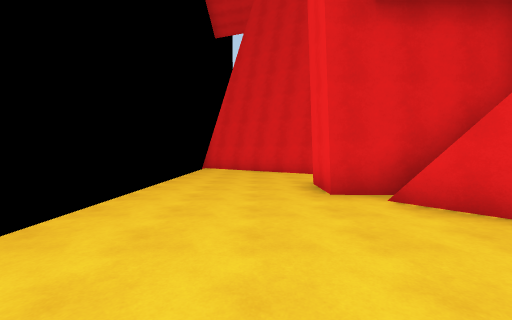
view 1 (above)

12 first-person views from a walk through a 3-D level made in the Unity game engine. The camera is 1.5 m above the floor, tilts 2° down and sees 90° across. The floor is counted in squares, 2 m on a side. Each view is taken from the middle of a square. On the plan, view 1 faces up. The plan holds only what a view shows up to about 9 squares ahead; the rest is blank. The place goes on beyond the plan.

view 2
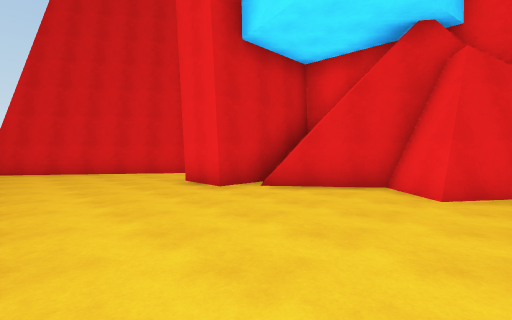

view 3
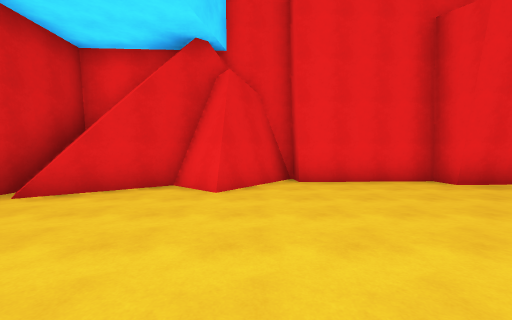

view 4
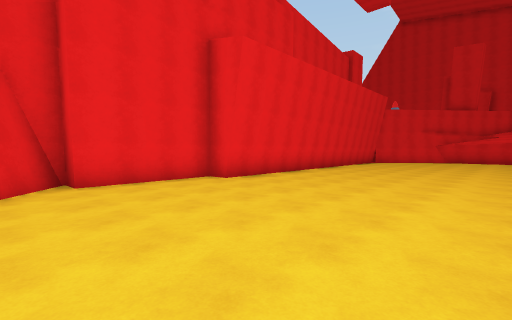

view 5
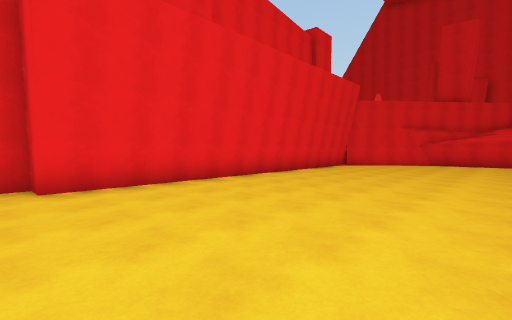

view 6
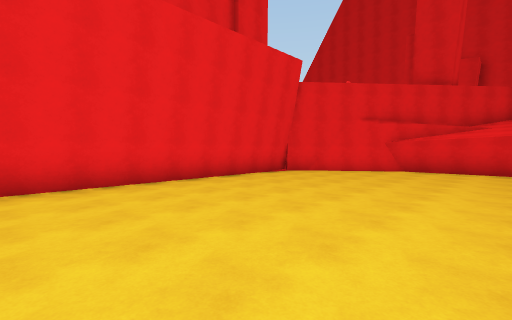

view 7
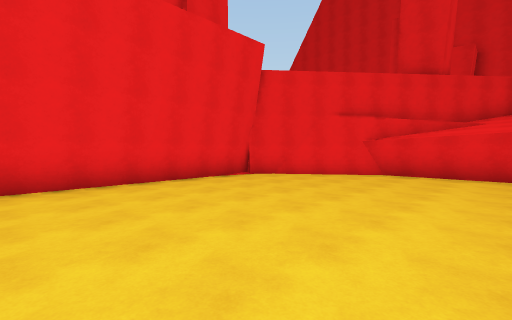

view 8
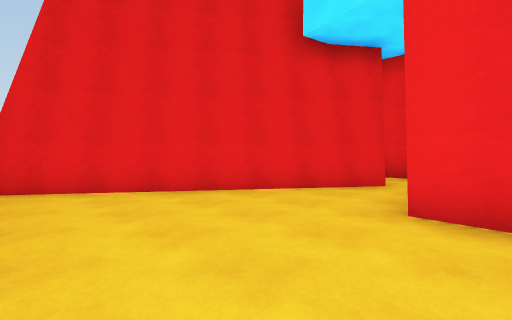

view 9
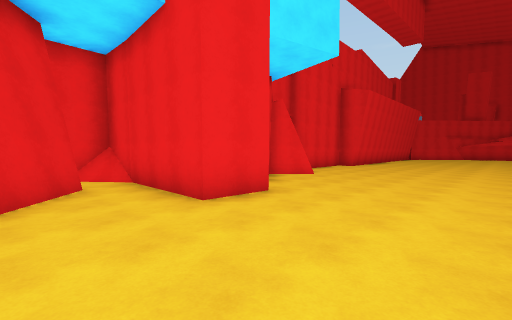

view 10
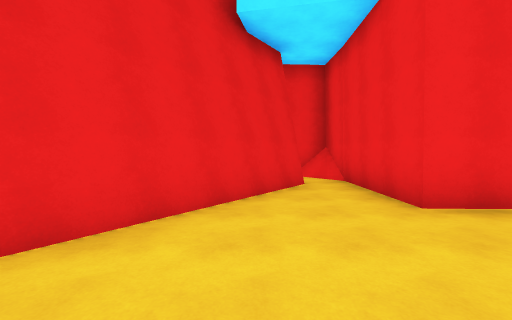

view 11
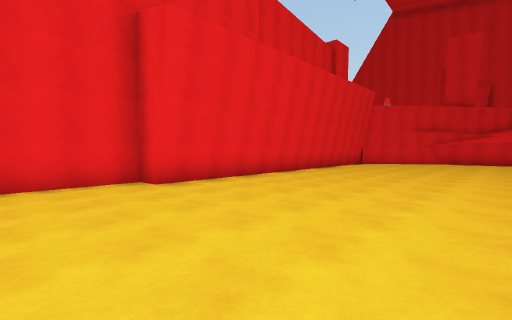

view 12
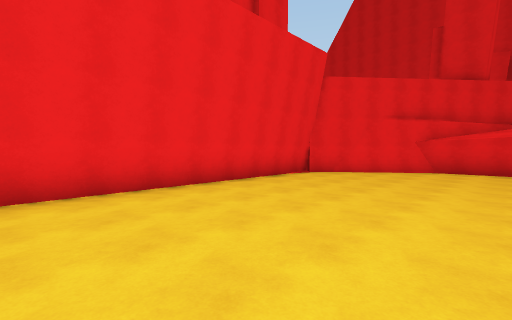

### Floor plan
Points are (right, up) in squares from view 1. A wall is a line through its corners. A room is listed if a view was taken in it or the views show most of it. See-through windows are left out.
Room 1 (views 1, 2, 3, 4, 5, 6, 7, 8, 9, 10, 11, 12)
walls: (2.8, 0.7) (3.7, 1.7); (3.8, 4.3) (1.3, 4.4) (1.3, 5.8) (5.5, 5.8); (4.1, 6.9) (-2.1, 11.3); (4.2, -16.9) (3.5, -4.4) (4.3, -4.4) (4.1, -1) (4.8, -1) (4.8, -0.8) (2.9, 0.6) (3.8, 1.5) (2, 3.8); (3.1, -18) (4.1, -16.8); (-2, -19.4) (1.1, -19.3) (3.5, -17.6)
low walls: (3.3, 4.4) (2.1, 3.5); (4.5, 5.7) (5.6, 6.6); (4.8, 5.7) (5.6, 6.4)
ways out: gap at (-2, 12)

Where each view was taken, in squares from view 1:
view 1: 0 up, 0 right, facing up
view 2: 0 up, 2 left, facing up-right
view 3: 0 up, 2 left, facing right
view 4: 0 up, 2 left, facing down-right
view 5: 4 down, 2 left, facing down-right
view 6: 9 down, 2 left, facing down-right
view 7: 11 down, 2 left, facing down-right
view 8: 5 up, 2 left, facing up-right
view 9: 8 up, 2 left, facing down-right
view 10: 8 up, 2 left, facing right
view 11: 2 down, 2 left, facing down-right
view 12: 9 down, 1 left, facing down-right
